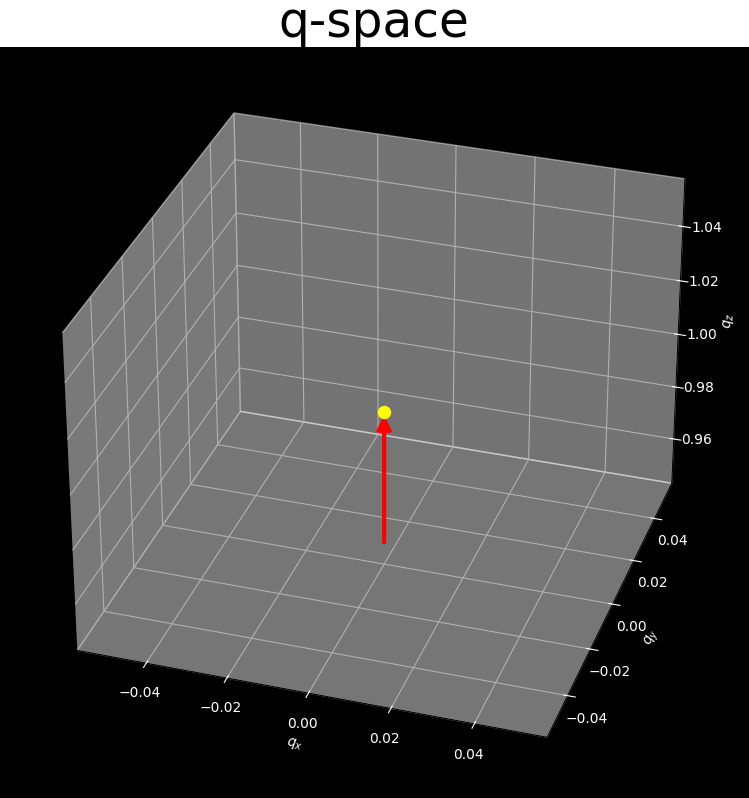

Python code for this plot:
import numpy as np
from matplotlib import pyplot as plt
from mpl_toolkits.mplot3d import Axes3D
from matplotlib.patches import FancyArrowPatch
from mpl_toolkits.mplot3d import proj3d

class Arrow3D(FancyArrowPatch):
    def __init__(self, xs, ys, zs, *args, **kwargs):
        FancyArrowPatch.__init__(self, (0,0), (0,0), *args, **kwargs)
        self._verts3d = xs, ys, zs

    def draw(self, renderer):
        xs3d, ys3d, zs3d = self._verts3d
        xs, ys, zs = proj3d.proj_transform(xs3d, ys3d, zs3d, renderer.M)
        self.set_positions((xs[0],ys[0]),(xs[1],ys[1]))
        FancyArrowPatch.draw(self, renderer)
# Fixing random state for reproducibility
np.random.seed(19680801)

fig = plt.figure()
ax = fig.add_subplot(projection='3d')

# For each set of style and range settings, plot n random points in the box
# defined by x in [23, 32], y in [0, 100], z in [zlow, zhigh].
ax.scatter(0, 0, 1, marker='o', s=75, color='yellow')

a = Arrow3D([0, 0], [0, 0], [0.95, 1], 
    mutation_scale=20, 
    lw=3, arrowstyle="-|>", color="r")

ax.add_artist(a)

ax.set_xlabel(r'$q_x$')
ax.set_ylabel(r'$q_y$')
ax.set_zlabel(r'$q_z$')

ax.tick_params(axis='x', colors='white')
ax.tick_params(axis='y', colors='white')
ax.tick_params(axis='z', colors='white') #"""

#ax.set_xticks(np.linspace(-2,2, 10))
#ax.set_yticks(np.linspace(-2,2, 10))
#ax.set_zticks(np.linspace(-2,2, 10))

ax.set_title('q-space', fontsize=35)
ax.grid(True)

ax.set_facecolor((0, 0, 0))

ax.xaxis.label.set_color('white')
ax.yaxis.label.set_color('white')
ax.zaxis.label.set_color('white') #"""

plt.show()
